Frame 1 (no input): blank canvas, image omitted
Frame 60 (no input): blank canvas, image omitted
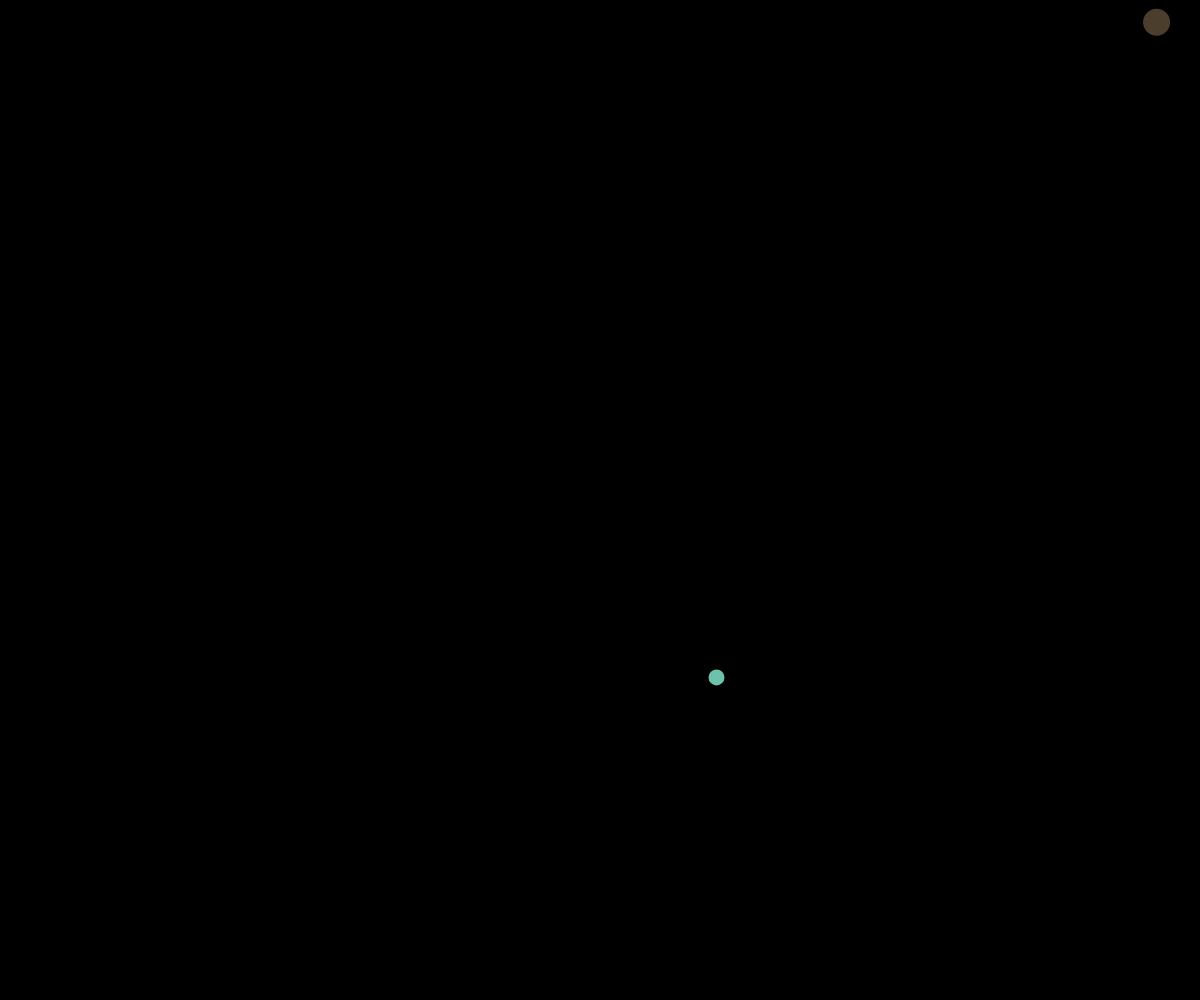
Frame 120 (the mouse pressed at the canvas centre since frame 60)

The p5.js sketch whose frames 1 and 60 were blank and that drew this single picture after the mouse press (run headless with seeded random() and noise() and a simulated clock; from frame 60 on, the mouse is pressed at the canvas centre):

// p5.js sketch
// ── sketch.js
// Ball Object Notation Demo
// Andrew Chen
// 10/5/2023
//
// Extra for Experts:
// - describe what you did to take this project "above and beyond"

let ballArray = [];

function setup() {
  createCanvas(windowWidth, windowHeight);
  noStroke();
  let theBall = spawnBall();
  ballArray.push(theBall);
}

function draw() {
  background(0);
  moveBall();
  displayBall();
}

function mousePressed() {
  let someBall = spawnBall();
  someBall.x = mouseX;
  someBall.y = mouseY;
  ballArray.push(someBall);
}

function keyTyped() {
  if (key === " ") {
    let someBall = spawnBall();
    ballArray.push(someBall);
  }
}

function spawnBall() {
  let theBall = {
    x: random(windowWidth),
    y: random(windowHeight),
    dx: random(-5, 5), 
    dy: random(-5, 5),
    radius: random(15, 30),
    r: random(0, 255),
    g: random(0, 255),
    b: random(0, 255),
  };
  return theBall;
}

function displayBall() {
  for (let i = 0; i < ballArray.length; i++) {
    let theBall = ballArray[i];
    fill(theBall.r, theBall.g, theBall.b);
    circle(theBall.x, theBall.y, theBall.radius);
  }
}

function moveBall() {
  for (let i = 0; i < ballArray.length; i++) {
    let theBall = ballArray[i];
    theBall.x += theBall.dx;
    theBall.y += theBall.dy;
    theBall.x = theBall.x % (windowWidth + theBall.radius);
    theBall.y = theBall.y % (windowHeight + theBall.radius);
    if (theBall.x <= -theBall.radius) {
      theBall.x += windowWidth;
    }
    if (theBall.y <= -theBall.radius) {
      theBall.y += windowHeight;
    }
  }
}
